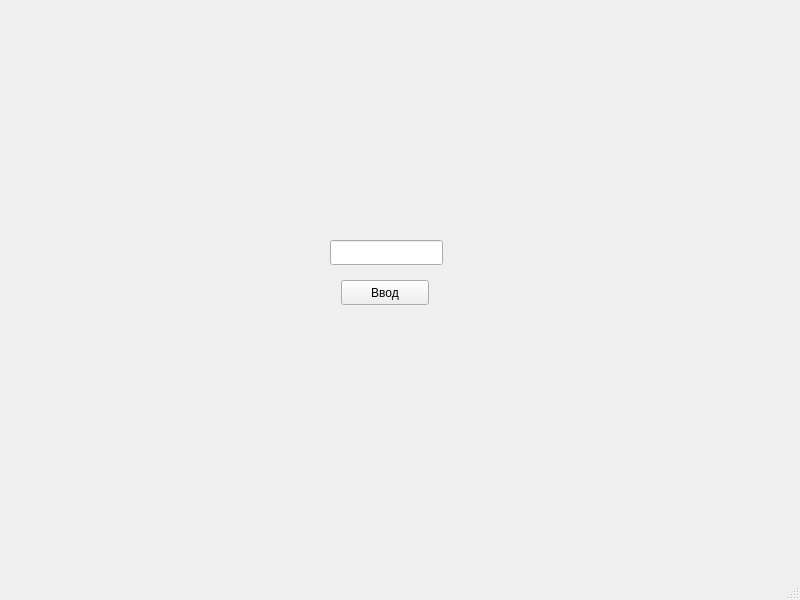
<?xml version="1.0" encoding="UTF-8"?>
<ui version="4.0">
 <class>MainWindow</class>
 <widget class="QMainWindow" name="MainWindow">
  <property name="geometry">
   <rect>
    <x>0</x>
    <y>0</y>
    <width>800</width>
    <height>600</height>
   </rect>
  </property>
  <property name="windowTitle">
   <string>MainWindow</string>
  </property>
  <widget class="QWidget" name="centralwidget">
   <widget class="QPushButton" name="pushButton">
    <property name="geometry">
     <rect>
      <x>341</x>
      <y>280</y>
      <width>88</width>
      <height>25</height>
     </rect>
    </property>
    <property name="text">
     <string>Ввод</string>
    </property>
   </widget>
   <widget class="QLineEdit" name="lineEdit">
    <property name="geometry">
     <rect>
      <x>330</x>
      <y>240</y>
      <width>113</width>
      <height>25</height>
     </rect>
    </property>
   </widget>
   <widget class="QLabel" name="label">
    <property name="geometry">
     <rect>
      <x>330</x>
      <y>330</y>
      <width>111</width>
      <height>20</height>
     </rect>
    </property>
    <property name="text">
     <string/>
    </property>
    <property name="alignment">
     <set>Qt::AlignCenter</set>
    </property>
   </widget>
  </widget>
  <widget class="QMenuBar" name="menubar">
   <property name="geometry">
    <rect>
     <x>0</x>
     <y>0</y>
     <width>800</width>
     <height>22</height>
    </rect>
   </property>
  </widget>
  <widget class="QStatusBar" name="statusbar"/>
 </widget>
 <resources/>
 <connections/>
</ui>
